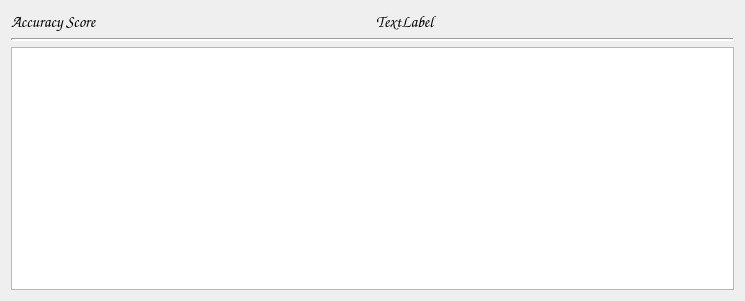
                   <widget class="QWidget" name="scrollAreaWidgetContents_8">
                    <property name="geometry">
                     <rect>
                      <x>0</x>
                      <y>0</y>
                      <width>745</width>
                      <height>301</height>
                     </rect>
                    </property>
                    <layout class="QGridLayout" name="gridLayout_9">
                     <item row="0" column="0">
                      <widget class="QLabel" name="label_5">
                       <property name="font">
                        <font>
                         <family>Comic Sans MS</family>
                         <pointsize>12</pointsize>
                        </font>
                       </property>
                       <property name="text">
                        <string>Accuracy Score</string>
                       </property>
                      </widget>
                     </item>
                     <item row="0" column="1">
                      <widget class="QLabel" name="label_accuracy_score">
                       <property name="font">
                        <font>
                         <family>Comic Sans MS</family>
                         <pointsize>12</pointsize>
                        </font>
                       </property>
                       <property name="text">
                        <string>TextLabel</string>
                       </property>
                      </widget>
                     </item>
                     <item row="1" column="0" colspan="2">
                      <widget class="Line" name="line">
                       <property name="font">
                        <font>
                         <pointsize>9</pointsize>
                         <weight>50</weight>
                         <bold>false</bold>
                        </font>
                       </property>
                       <property name="lineWidth">
                        <number>2</number>
                       </property>
                       <property name="orientation">
                        <enum>Qt::Horizontal</enum>
                       </property>
                      </widget>
                     </item>
                     <item row="2" column="0" colspan="2">
                      <widget class="QPlainTextEdit" name="plainTextEdit_classificationResult">
                       <property name="font">
                        <font>
                         <family>Comic Sans MS</family>
                         <pointsize>12</pointsize>
                        </font>
                       </property>
                       <property name="lineWidth">
                        <number>1</number>
                       </property>
                      </widget>
                     </item>
                    </layout>
                   </widget>
